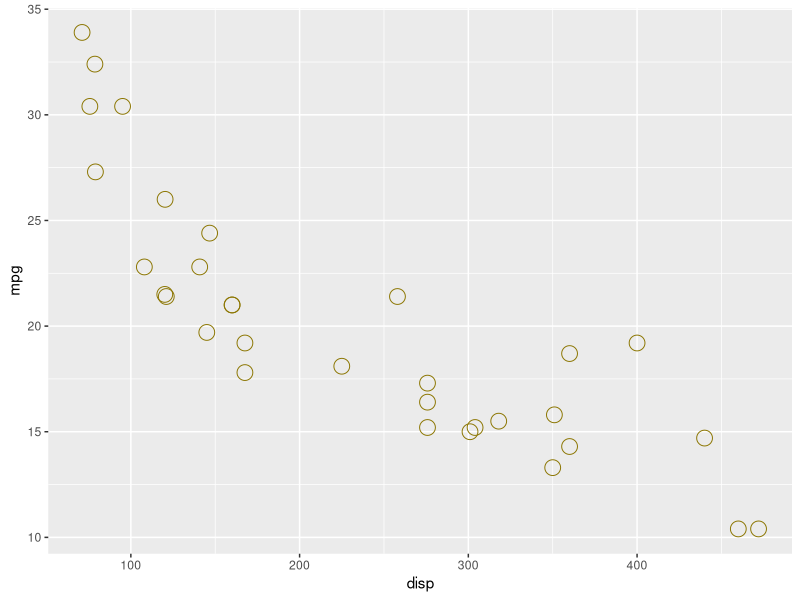
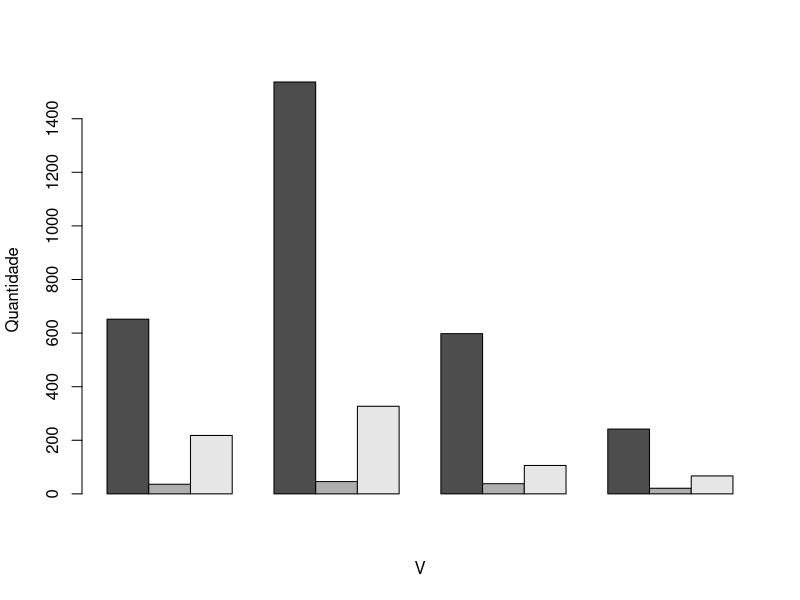
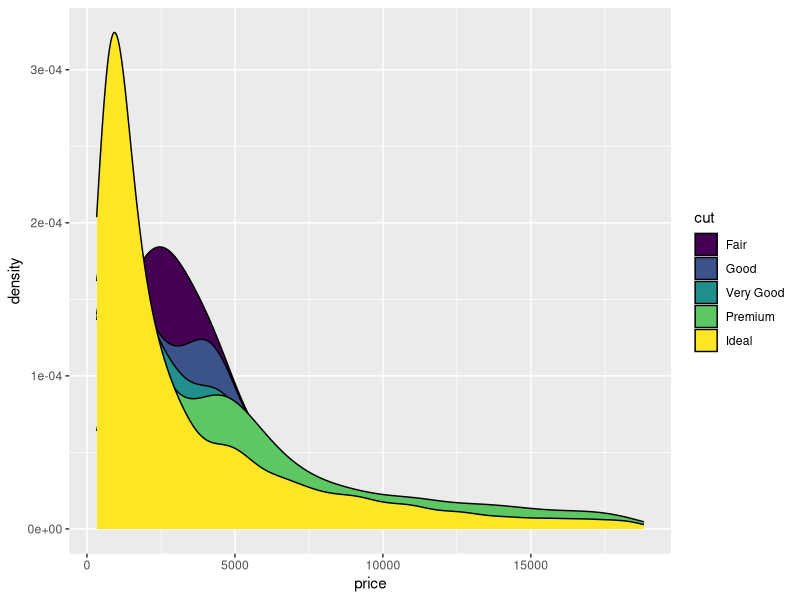
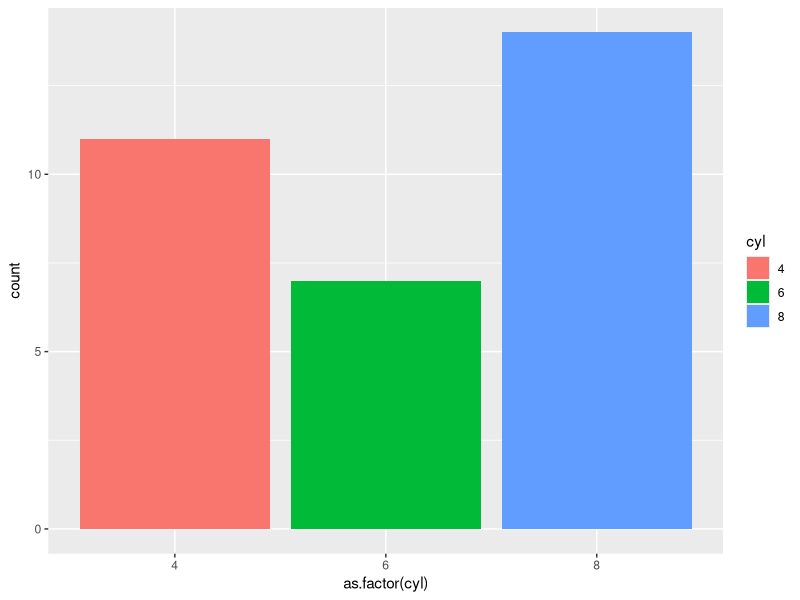

These figures' R source, in order:
# Lista de Exercícios - Capítulo 4 

# Obs: Caso tenha problemas com a acentuação, consulte este link:
# https://support.rstudio.com/hc/en-us/articles/200532197-Character-Encoding

# Configurando o diretório de trabalho
# Coloque entre aspas o diretório de trabalho que você está usando no seu computador
# Não use diretórios com espaço no nome
setwd("D:/FCDados/[04] - Graficos/[03] - Projetos/")
getwd()

# Exercicio 1 - Crie uma função que receba os dois vetores abaixo como parâmetro, 
# converta-os em um dataframe e imprima no console
vec1 <- (10:13)
vec2 <- c("a", "b", "c","d")

df <- function (vetor1, vetor2){
  df2 <- data.frame(cbind(vetor1, vetor2))
  print(df2)
}

df(vec1, vec2)
class(df(vec1, vec2))


# Exercicio 2 - Crie uma matriz com 4 linhas e 4 colunas preenchida com 
# números inteiros e calcule a média de cada linha
matriz <- matrix(1:16, nrow = 4, ncol = 4)
matriz
apply(matriz, 1, mean)


# Exercicio 3 - Considere o dataframe abaixo. 
# Calcule a média por disciplina e depois calcule a média de apenas uma disciplina
escola <- data.frame(Aluno = c('Alan', 'Alice', 'Alana', 'Aline', 'Alex', 'Ajay'),
                     Matematica = c(90, 80, 85, 87, 56, 79),
                     Geografia = c(100, 78, 86, 90, 98, 67),
                     Quimica = c(76, 56, 89, 90, 100, 87))
escola
apply(escola[2:4], 2 , mean)

# Exercicio 4 - Cria uma lista com 3 elementos, todos numéricos 
# e calcule a soma de todos os elementos da lista
lista <- list(1,2,3)
class(lista)
lista

sum(sapply(lista, sum))

sum(unlist(lista))

do.call(sum, lista)


# Exercicio 5 - Transforme a lista anterior um vetor
x <- unlist(lista)
x

# Exercicio 6 - Considere a string abaixo. Substitua a palavra "textos" por "frases"
str <- c("Expressoes", "regulares", "em linguagem R", 
         "permitem a busca de padroes", "e exploracao de textos",
         "podemos buscar padroes em digitos",
         "como por exemplo",
         "10992451280")

sub("texto", "frases", str)
?gsub
# Exercicio 7 - Usando o dataset mtcars, crie um grafico com ggplot do tipo 
# scatter plot. Use as colunas disp e mpg nos eixos x e y respectivamente
View(mtcars)
library(ggplot2)

ggplot(mtcars, aes(x = disp, y = mpg)) + geom_point(color = "gold4", shape = 21, size = 5)
colors()
?geom_point

# Exercicio 8 - Considere a matriz abaixo.
# Crie um bar plot que represente os dados em barras individuais.
mat1 <- matrix(c(652,1537,598,242,36,46,38,21,218,327,106,67), nrow = 3, byrow = T)
mat1

barplot(mat1, beside = TRUE, ylab = "Quantidade", xlab = "V", legend.text = TRUE)
?barplot

# Exercício 9 - Qual o erro do código abaixo?
data(diamonds)
View(diamonds)
ggplot(data = diamonds, aes(x = price, group = cut, fill = cut)) + 
  geom_density(adjust = 1.5)


# Exercício 10 - Qual o erro do código abaixo?
ggplot(mtcars, aes(x = as.factor(cyl), fill = as.factor(cyl))) + 
  geom_bar() +
  labs(fill = "cyl")


